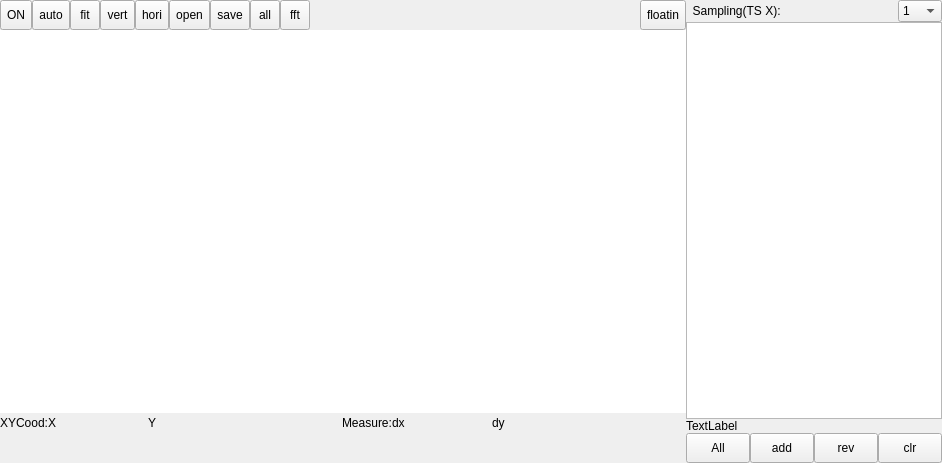
<?xml version="1.0" encoding="UTF-8"?>
<ui version="4.0">
 <class>PlotUnitGraph</class>
 <widget class="QWidget" name="PlotUnitGraph">
  <property name="geometry">
   <rect>
    <x>0</x>
    <y>0</y>
    <width>942</width>
    <height>463</height>
   </rect>
  </property>
  <property name="windowTitle">
   <string>Form</string>
  </property>
  <layout class="QVBoxLayout" name="verticalLayout_4">
   <property name="leftMargin">
    <number>0</number>
   </property>
   <property name="topMargin">
    <number>0</number>
   </property>
   <property name="rightMargin">
    <number>0</number>
   </property>
   <property name="bottomMargin">
    <number>0</number>
   </property>
   <item>
    <widget class="QSplitter" name="splitter_plot_curve">
     <property name="orientation">
      <enum>Qt::Horizontal</enum>
     </property>
     <property name="handleWidth">
      <number>0</number>
     </property>
     <widget class="QWidget" name="widget_plotGraph_left" native="true">
      <property name="sizePolicy">
       <sizepolicy hsizetype="Preferred" vsizetype="Preferred">
        <horstretch>1</horstretch>
        <verstretch>0</verstretch>
       </sizepolicy>
      </property>
      <property name="styleSheet">
       <string notr="true"/>
      </property>
      <layout class="QVBoxLayout" name="verticalLayout">
       <property name="spacing">
        <number>0</number>
       </property>
       <property name="leftMargin">
        <number>0</number>
       </property>
       <property name="topMargin">
        <number>0</number>
       </property>
       <property name="rightMargin">
        <number>0</number>
       </property>
       <property name="bottomMargin">
        <number>0</number>
       </property>
       <item>
        <widget class="QSplitter" name="splitter_plot_tab">
         <property name="minimumSize">
          <size>
           <width>0</width>
           <height>0</height>
          </size>
         </property>
         <property name="orientation">
          <enum>Qt::Vertical</enum>
         </property>
         <property name="handleWidth">
          <number>0</number>
         </property>
         <widget class="QWidget" name="widget_plot_up" native="true">
          <property name="sizePolicy">
           <sizepolicy hsizetype="Preferred" vsizetype="Preferred">
            <horstretch>0</horstretch>
            <verstretch>1</verstretch>
           </sizepolicy>
          </property>
          <property name="minimumSize">
           <size>
            <width>0</width>
            <height>200</height>
           </size>
          </property>
          <property name="maximumSize">
           <size>
            <width>16777215</width>
            <height>16777215</height>
           </size>
          </property>
          <property name="styleSheet">
           <string notr="true"/>
          </property>
          <layout class="QVBoxLayout" name="verticalLayout_2">
           <property name="spacing">
            <number>0</number>
           </property>
           <property name="leftMargin">
            <number>0</number>
           </property>
           <property name="topMargin">
            <number>0</number>
           </property>
           <property name="rightMargin">
            <number>0</number>
           </property>
           <property name="bottomMargin">
            <number>0</number>
           </property>
           <item>
            <layout class="QHBoxLayout" name="horizontalLayout_2">
             <property name="spacing">
              <number>0</number>
             </property>
             <item>
              <widget class="QToolButton" name="tbtn_plot_startSampling">
               <property name="minimumSize">
                <size>
                 <width>30</width>
                 <height>30</height>
                </size>
               </property>
               <property name="text">
                <string>ON</string>
               </property>
              </widget>
             </item>
             <item>
              <widget class="QToolButton" name="tbtn_plot_auto">
               <property name="minimumSize">
                <size>
                 <width>30</width>
                 <height>30</height>
                </size>
               </property>
               <property name="maximumSize">
                <size>
                 <width>16777215</width>
                 <height>16777215</height>
                </size>
               </property>
               <property name="text">
                <string>auto</string>
               </property>
              </widget>
             </item>
             <item>
              <widget class="QToolButton" name="tbtn_plot_fit">
               <property name="minimumSize">
                <size>
                 <width>30</width>
                 <height>30</height>
                </size>
               </property>
               <property name="text">
                <string>fit</string>
               </property>
              </widget>
             </item>
             <item>
              <widget class="QToolButton" name="tbtn_plot_mea_vertical">
               <property name="minimumSize">
                <size>
                 <width>30</width>
                 <height>30</height>
                </size>
               </property>
               <property name="text">
                <string>vert</string>
               </property>
              </widget>
             </item>
             <item>
              <widget class="QToolButton" name="tbtn_plot_mea_horizontal">
               <property name="minimumSize">
                <size>
                 <width>30</width>
                 <height>30</height>
                </size>
               </property>
               <property name="text">
                <string>hori</string>
               </property>
              </widget>
             </item>
             <item>
              <widget class="QToolButton" name="tbtn_plot_open">
               <property name="minimumSize">
                <size>
                 <width>30</width>
                 <height>30</height>
                </size>
               </property>
               <property name="text">
                <string>open</string>
               </property>
              </widget>
             </item>
             <item>
              <widget class="QToolButton" name="tbtn_plot_save">
               <property name="minimumSize">
                <size>
                 <width>30</width>
                 <height>30</height>
                </size>
               </property>
               <property name="styleSheet">
                <string notr="true"/>
               </property>
               <property name="text">
                <string>save</string>
               </property>
              </widget>
             </item>
             <item>
              <widget class="QToolButton" name="tbtn_plot_show_all">
               <property name="minimumSize">
                <size>
                 <width>30</width>
                 <height>30</height>
                </size>
               </property>
               <property name="text">
                <string>all</string>
               </property>
              </widget>
             </item>
             <item>
              <widget class="QToolButton" name="tbtn_plot_fft">
               <property name="minimumSize">
                <size>
                 <width>30</width>
                 <height>30</height>
                </size>
               </property>
               <property name="text">
                <string>fft</string>
               </property>
               <property name="checkable">
                <bool>true</bool>
               </property>
              </widget>
             </item>
             <item>
              <spacer name="horizontalSpacer_3">
               <property name="orientation">
                <enum>Qt::Horizontal</enum>
               </property>
               <property name="sizeHint" stdset="0">
                <size>
                 <width>40</width>
                 <height>20</height>
                </size>
               </property>
              </spacer>
             </item>
             <item>
              <widget class="QToolButton" name="tbtn_plot_floatin">
               <property name="minimumSize">
                <size>
                 <width>30</width>
                 <height>30</height>
                </size>
               </property>
               <property name="text">
                <string>floatin</string>
               </property>
              </widget>
             </item>
            </layout>
           </item>
           <item>
            <widget class="GtPlot" name="plot" native="true">
             <property name="sizePolicy">
              <sizepolicy hsizetype="Preferred" vsizetype="Preferred">
               <horstretch>0</horstretch>
               <verstretch>10</verstretch>
              </sizepolicy>
             </property>
             <property name="minimumSize">
              <size>
               <width>0</width>
               <height>150</height>
              </size>
             </property>
             <property name="maximumSize">
              <size>
               <width>16777215</width>
               <height>16777215</height>
              </size>
             </property>
             <property name="styleSheet">
              <string notr="true">background-color:white;</string>
             </property>
            </widget>
           </item>
           <item>
            <layout class="QHBoxLayout" name="horizontalLayout_3">
             <property name="spacing">
              <number>0</number>
             </property>
             <property name="sizeConstraint">
              <enum>QLayout::SetDefaultConstraint</enum>
             </property>
             <item>
              <widget class="QLabel" name="label_6">
               <property name="text">
                <string>XYCood:</string>
               </property>
              </widget>
             </item>
             <item>
              <widget class="QLabel" name="label_plot_x">
               <property name="minimumSize">
                <size>
                 <width>100</width>
                 <height>0</height>
                </size>
               </property>
               <property name="text">
                <string>X</string>
               </property>
              </widget>
             </item>
             <item>
              <widget class="QLabel" name="label_plot_y">
               <property name="minimumSize">
                <size>
                 <width>100</width>
                 <height>0</height>
                </size>
               </property>
               <property name="text">
                <string>Y</string>
               </property>
              </widget>
             </item>
             <item>
              <spacer name="horizontalSpacer">
               <property name="orientation">
                <enum>Qt::Horizontal</enum>
               </property>
               <property name="sizeHint" stdset="0">
                <size>
                 <width>40</width>
                 <height>20</height>
                </size>
               </property>
              </spacer>
             </item>
             <item>
              <widget class="QLabel" name="label">
               <property name="text">
                <string>Measure:</string>
               </property>
              </widget>
             </item>
             <item>
              <widget class="QLabel" name="label_plot_dx">
               <property name="minimumSize">
                <size>
                 <width>100</width>
                 <height>0</height>
                </size>
               </property>
               <property name="text">
                <string>dx</string>
               </property>
              </widget>
             </item>
             <item>
              <widget class="QLabel" name="label_plot_dy">
               <property name="minimumSize">
                <size>
                 <width>100</width>
                 <height>0</height>
                </size>
               </property>
               <property name="text">
                <string>dy</string>
               </property>
              </widget>
             </item>
             <item>
              <spacer name="horizontalSpacer_2">
               <property name="orientation">
                <enum>Qt::Horizontal</enum>
               </property>
               <property name="sizeHint" stdset="0">
                <size>
                 <width>40</width>
                 <height>20</height>
                </size>
               </property>
              </spacer>
             </item>
            </layout>
           </item>
          </layout>
         </widget>
         <widget class="QWidget" name="widget_plot_down" native="true">
          <property name="sizePolicy">
           <sizepolicy hsizetype="Preferred" vsizetype="Preferred">
            <horstretch>0</horstretch>
            <verstretch>0</verstretch>
           </sizepolicy>
          </property>
          <property name="minimumSize">
           <size>
            <width>0</width>
            <height>0</height>
           </size>
          </property>
          <property name="maximumSize">
           <size>
            <width>16777215</width>
            <height>16777215</height>
           </size>
          </property>
          <property name="styleSheet">
           <string notr="true"/>
          </property>
          <widget class="TabModeCtl" name="widget" native="true">
           <property name="geometry">
            <rect>
             <x>0</x>
             <y>0</y>
             <width>686</width>
             <height>79</height>
            </rect>
           </property>
          </widget>
         </widget>
        </widget>
       </item>
      </layout>
     </widget>
     <widget class="QWidget" name="widget_plotGraph_right" native="true">
      <property name="minimumSize">
       <size>
        <width>0</width>
        <height>463</height>
       </size>
      </property>
      <property name="maximumSize">
       <size>
        <width>16777215</width>
        <height>16777215</height>
       </size>
      </property>
      <property name="styleSheet">
       <string notr="true"/>
      </property>
      <layout class="QVBoxLayout" name="verticalLayout_3">
       <property name="spacing">
        <number>0</number>
       </property>
       <property name="leftMargin">
        <number>0</number>
       </property>
       <property name="topMargin">
        <number>0</number>
       </property>
       <property name="rightMargin">
        <number>0</number>
       </property>
       <property name="bottomMargin">
        <number>0</number>
       </property>
       <item>
        <layout class="QHBoxLayout" name="horizontalLayout_6" stretch="1,0">
         <item>
          <widget class="QLabel" name="label_11">
           <property name="text">
            <string>  Sampling(TS X):</string>
           </property>
           <property name="alignment">
            <set>Qt::AlignLeading|Qt::AlignLeft|Qt::AlignVCenter</set>
           </property>
          </widget>
         </item>
         <item>
          <widget class="QComboBox" name="comboBox_plot_sampling">
           <property name="sizePolicy">
            <sizepolicy hsizetype="Minimum" vsizetype="Fixed">
             <horstretch>0</horstretch>
             <verstretch>0</verstretch>
            </sizepolicy>
           </property>
           <property name="maxVisibleItems">
            <number>16</number>
           </property>
           <item>
            <property name="text">
             <string>1</string>
            </property>
           </item>
           <item>
            <property name="text">
             <string>2</string>
            </property>
           </item>
           <item>
            <property name="text">
             <string>3</string>
            </property>
           </item>
           <item>
            <property name="text">
             <string>4</string>
            </property>
           </item>
           <item>
            <property name="text">
             <string>5</string>
            </property>
           </item>
           <item>
            <property name="text">
             <string>6</string>
            </property>
           </item>
           <item>
            <property name="text">
             <string>7</string>
            </property>
           </item>
           <item>
            <property name="text">
             <string>8</string>
            </property>
           </item>
           <item>
            <property name="text">
             <string>9</string>
            </property>
           </item>
           <item>
            <property name="text">
             <string>10</string>
            </property>
           </item>
           <item>
            <property name="text">
             <string>11</string>
            </property>
           </item>
           <item>
            <property name="text">
             <string>12</string>
            </property>
           </item>
           <item>
            <property name="text">
             <string>13</string>
            </property>
           </item>
           <item>
            <property name="text">
             <string>14</string>
            </property>
           </item>
           <item>
            <property name="text">
             <string>15</string>
            </property>
           </item>
           <item>
            <property name="text">
             <string>16</string>
            </property>
           </item>
          </widget>
         </item>
        </layout>
       </item>
       <item>
        <widget class="QTableWidget" name="tableWidget_plot_curve"/>
       </item>
       <item>
        <widget class="QLabel" name="label_plot_detailName">
         <property name="text">
          <string>TextLabel</string>
         </property>
        </widget>
       </item>
       <item>
        <layout class="QHBoxLayout" name="horizontalLayout_5">
         <item>
          <widget class="QToolButton" name="tbtn_plot_curveAll">
           <property name="sizePolicy">
            <sizepolicy hsizetype="Expanding" vsizetype="Fixed">
             <horstretch>0</horstretch>
             <verstretch>0</verstretch>
            </sizepolicy>
           </property>
           <property name="minimumSize">
            <size>
             <width>30</width>
             <height>30</height>
            </size>
           </property>
           <property name="text">
            <string>All</string>
           </property>
           <property name="toolButtonStyle">
            <enum>Qt::ToolButtonTextUnderIcon</enum>
           </property>
          </widget>
         </item>
         <item>
          <widget class="QToolButton" name="tbtn_plot_curveAdd">
           <property name="sizePolicy">
            <sizepolicy hsizetype="Expanding" vsizetype="Fixed">
             <horstretch>0</horstretch>
             <verstretch>0</verstretch>
            </sizepolicy>
           </property>
           <property name="minimumSize">
            <size>
             <width>30</width>
             <height>30</height>
            </size>
           </property>
           <property name="text">
            <string>add</string>
           </property>
           <property name="toolButtonStyle">
            <enum>Qt::ToolButtonTextUnderIcon</enum>
           </property>
          </widget>
         </item>
         <item>
          <widget class="QToolButton" name="tbtn_plot_curveRemove">
           <property name="sizePolicy">
            <sizepolicy hsizetype="Expanding" vsizetype="Fixed">
             <horstretch>0</horstretch>
             <verstretch>0</verstretch>
            </sizepolicy>
           </property>
           <property name="minimumSize">
            <size>
             <width>30</width>
             <height>30</height>
            </size>
           </property>
           <property name="text">
            <string>rev</string>
           </property>
           <property name="toolButtonStyle">
            <enum>Qt::ToolButtonTextUnderIcon</enum>
           </property>
          </widget>
         </item>
         <item>
          <widget class="QToolButton" name="tbtn_plot_curveClear">
           <property name="sizePolicy">
            <sizepolicy hsizetype="Expanding" vsizetype="Fixed">
             <horstretch>0</horstretch>
             <verstretch>0</verstretch>
            </sizepolicy>
           </property>
           <property name="minimumSize">
            <size>
             <width>30</width>
             <height>30</height>
            </size>
           </property>
           <property name="text">
            <string>clr</string>
           </property>
           <property name="toolButtonStyle">
            <enum>Qt::ToolButtonTextUnderIcon</enum>
           </property>
          </widget>
         </item>
        </layout>
       </item>
      </layout>
     </widget>
    </widget>
   </item>
  </layout>
 </widget>
 <customwidgets>
  <customwidget>
   <class>GtPlot</class>
   <extends>QWidget</extends>
   <header>gtplot.h</header>
   <container>1</container>
  </customwidget>
  <customwidget>
   <class>TabModeCtl</class>
   <extends>QWidget</extends>
   <header>tabmodectl.h</header>
   <container>1</container>
  </customwidget>
 </customwidgets>
 <resources/>
 <connections/>
</ui>
